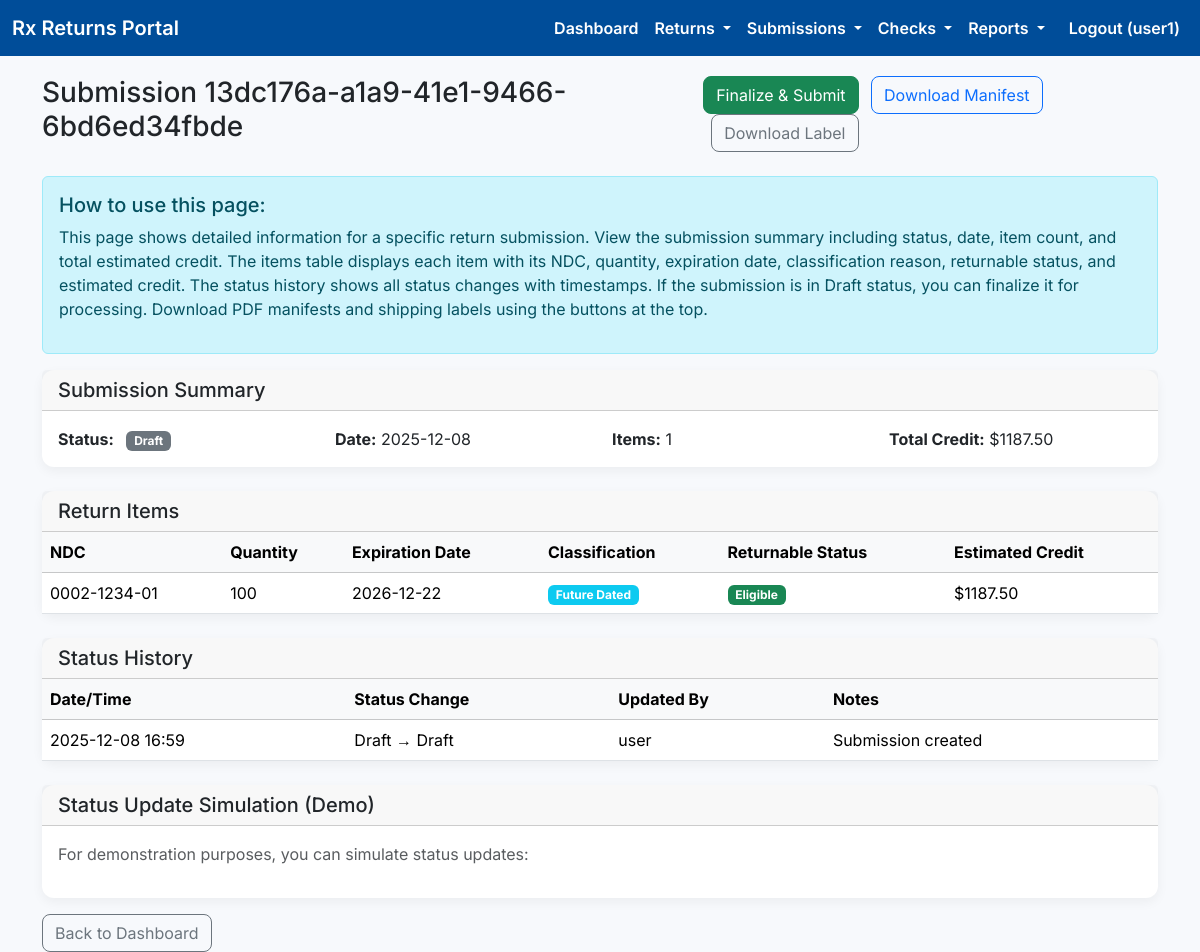
The page /submission/13dc176a-a1a9-41e1-9466-6bd6ed34fbde (signed in) on the database its author committed.
### models.py (models this page shows, shortened)
class User(UserMixin, db.Model):
    __tablename__ = 'users'
    id = db.Column(db.Integer, primary_key=True)
    username = db.Column(db.String(80), unique=True, nullable=False)
    email = db.Column(db.String(120), unique=True, nullable=False)
    password_hash = db.Column(db.String(256), nullable=False)
    company_name = db.Column(db.String(120))
    role = db.Column(db.String(20), nullable=False, default='user')

class Reason(db.Model):
    __tablename__ = 'reasons'
    id = db.Column(db.Integer, primary_key=True)
    name = db.Column(db.String(50), unique=True, nullable=False)
    description = db.Column(db.String(255), nullable=False)

### app.py (models this page shows)
class Submission(db.Model):
    __tablename__ = 'submissions'
    id = db.Column(db.Integer, primary_key=True)
    submission_uuid = db.Column(db.String(36), unique=True, nullable=False, default=lambda: str(uuid.uuid4()))
    user_id = db.Column(db.Integer, db.ForeignKey('users.id'), nullable=False)
    submitter = db.relationship('User', backref='submissions')
    submission_date = db.Column(db.Date, nullable=False, default=date.today)
    status = db.Column(db.String(20), nullable=False, default='Draft')
    tracking_number = db.Column(db.String(100)) # Placeholder for tracking
    status_updated_at = db.Column(db.DateTime, default=datetime.utcnow)
    items = db.relationship('SubmissionItem', backref='submission', lazy=True, cascade="all, delete-orphan")
    status_history = db.relationship('StatusUpdate', backref='submission', lazy=True, cascade="all, delete-orphan")

class SubmissionItem(db.Model):
    __tablename__ = 'submission_items'
    id = db.Column(db.Integer, primary_key=True)
    submission_id = db.Column(db.Integer, db.ForeignKey('submissions.id'), nullable=False)
    ndc = db.Column(db.String(11), nullable=False)
    quantity = db.Column(db.Integer, nullable=False)
    expiration_date = db.Column(db.Date, nullable=False)
    estimated_credit = db.Column(db.Float, default=0.0)
    returnable_status = db.Column(db.String(20), default='Unchecked')
    reason_id = db.Column(db.Integer, db.ForeignKey('reasons.id'))
    reason = db.relationship('Reason', backref='submission_items')

class StatusUpdate(db.Model):
    __tablename__ = 'status_updates'
    id = db.Column(db.Integer, primary_key=True)
    submission_id = db.Column(db.Integer, db.ForeignKey('submissions.id'), nullable=False)
    old_status = db.Column(db.String(20))
    new_status = db.Column(db.String(20), nullable=False)
    updated_at = db.Column(db.DateTime, nullable=False, default=datetime.utcnow)
    updated_by = db.Column(db.String(100)) # Could be 'system' or admin username
    notes = db.Column(db.Text)

### app.py (the view)
@app.route('/submission/<submission_uuid>')
@login_required
def view_submission(submission_uuid):
    submission = Submission.query.filter_by(submission_uuid=submission_uuid, user_id=current_user.id).first_or_404()
    total_credit = sum(item.estimated_credit for item in submission.items)
    return render_template('view_submission.html',
                           title=f'Submission {submission_uuid}',
                           submission=submission,
                           total_credit=total_credit)

### app.py (called while the page is built)
@login_manager.user_loader
def load_user(user_id):
    return User.query.get(int(user_id))

### templates/view_submission.html (shortened to what this page needs)
{% extends "base.html" %}
{% block content %}
<div class="row">
    <div class="col-12">
        <div class="d-flex justify-content-between align-items-center mb-4">
            <h1 class="h3">Submission {{ submission.submission_uuid }}</h1>
            <div>
                {% if submission.status == 'Draft' %}
                <form method="POST" action="{{ url_for('finalize_submission', submission_uuid=submission.submission_uuid) }}" class="d-inline">
                    <button type="submit" class="btn btn-success">Finalize & Submit</button>
                </form>
                {% endif %}
                <a href="{{ url_for('download_manifest', submission_uuid=submission.submission_uuid) }}" class="btn btn-outline-primary ms-2">Download Manifest</a>
                <a href="{{ url_for('download_label', submission_uuid=submission.submission_uuid) }}" class="btn btn-outline-secondary ms-2">Download Label</a>
            </div>
        </div>
        <div class="alert alert-info">
            <h5>How to use this page:</h5>
            <p>This page shows detailed information for a specific return submission. View the submission summary including status, date, item count, and total estimated credit. The items table displays each item with its NDC, quantity, expiration date, classification reason, returnable status, and estimated credit. The status history shows all status changes with timestamps. If the submission is in Draft status, you can finalize it for processing. Download PDF manifests and shipping labels using the buttons at the top.</p>
        </div>
        <div class="card mb-4">
            <div class="card-header">
                <h5 class="mb-0">Submission Summary</h5>
            </div>
            <div class="card-body">
                <div class="row">
                    <div class="col-md-3">
                        <strong>Status:</strong>
                        <span class="badge ms-2
                            {% if submission.status == 'Draft' %}bg-secondary
                            {% elif submission.status == 'Submitted' %}bg-warning
                            {% elif submission.status == 'Received' %}bg-info
                            {% elif submission.status == 'Credited' %}bg-success
                            {% else %}bg-light text-dark{% endif %}">
                            {{ submission.status }}
                        </span>
                    </div>
                    <div class="col-md-3">
                        <strong>Date:</strong> {{ submission.submission_date.strftime('%Y-%m-%d') }}
                    </div>
                    <div class="col-md-3">
                        <strong>Items:</strong> {{ submission.items|length }}
                    </div>
                    <div class="col-md-3">
                        <strong>Total Credit:</strong> ${{ "%.2f"|format(total_credit) }}
                    </div>
                </div>
            </div>
        </div>
        <div class="card">
            <div class="card-header">
                <h5 class="mb-0">Return Items</h5>
            </div>
            <div class="card-body p-0">
                <div class="table-responsive">
                    <table class="table table-hover mb-0">
                        <thead class="table-light">
                            <tr>
                                <th>NDC</th>
                                <th>Quantity</th>
                                <th>Expiration Date</th>
                                <th>Classification</th>
                                <th>Returnable Status</th>
                                <th>Estimated Credit</th>
                            </tr>
                        </thead>
                        <tbody>
                            {% for item in submission.items %}
                            <tr>
                                <td>{{ item.ndc }}</td>
                                <td>{{ item.quantity }}</td>
                                <td>{{ item.expiration_date.strftime('%Y-%m-%d') }}</td>
                                <td>
                                    {% if item.reason %}
                                        <span class="badge bg-info">{{ item.reason.name }}</span>
                                    {% else %}
                                        <span class="text-muted">-</span>
                                    {% endif %}
                                </td>
                                <td>
                                    <span class="badge
                                        {% if item.returnable_status == 'Eligible' %}bg-success
                                        {% elif item.returnable_status == 'Ineligible' or 'Ineligible' in item.returnable_status %}bg-danger
                                        {% else %}bg-warning{% endif %}">
                                        {{ item.returnable_status }}
                                    </span>
                                </td>
                                <td>${{ "%.2f"|format(item.estimated_credit) }}</td>
                            </tr>
                            {% endfor %}
                        </tbody>
                    </table>
                </div>
            </div>
        </div>
        {% if submission.status_history %}
        <div class="card mt-4">
            <div class="card-header">
                <h5 class="mb-0">Status History</h5>
            </div>
            <div class="card-body p-0">
                <div class="table-responsive">
                    <table class="table table-hover mb-0">
                        <thead class="table-light">
                            <tr>
                                <th>Date/Time</th>
                                <th>Status Change</th>
                                <th>Updated By</th>
                                <th>Notes</th>
                            </tr>
                        </thead>
                        <tbody>
                            {% for update in submission.status_history|sort(attribute='updated_at', reverse=True) %}
                            <tr>
                                <td>{{ update.updated_at.strftime('%Y-%m-%d %H:%M') }}</td>
                                <td>
                                    {% if update.old_status %}
                                        {{ update.old_status }} → {{ update.new_status }}
                                    {% else %}
                                        Initial: {{ update.new_status }}
                                    {% endif %}
                                </td>
                                <td>{{ update.updated_by }}</td>
                                <td>{{ update.notes or '-' }}</td>
                            </tr>
                            {% endfor %}
                        </tbody>
                    </table>
                </div>
            </div>
        </div>
        {% endif %}
        {% if submission.status != 'Credited' %}
        <div class="card mt-4">
            <div class="card-header">
                <h5 class="mb-0">Status Update Simulation (Demo)</h5>
            </div>
            <div class="card-body">
                <p class="text-muted">For demonstration purposes, you can simulate status updates:</p>
            </div>
        </div>
        {% endif %}
        <div class="mt-3">
            <a href="{{ url_for('dashboard') }}" class="btn btn-outline-secondary">Back to Dashboard</a>
        </div>
    </div>
</div>
{% endblock %}

### templates/base.html (shortened to what this page needs)
<!DOCTYPE html>
<html lang="en">
<head>
    <link href="https://cdn.jsdelivr.net/npm/bootstrap@5.3.3/dist/css/bootstrap.min.css" rel="stylesheet">
</head>
<body>
    <nav class="navbar navbar-expand-lg">
        <div class="container-fluid">
            <a class="navbar-brand" href="{{ url_for('index') }}">Rx Returns Portal</a>
            <div class="collapse navbar-collapse" id="navbarNav">
                <ul class="navbar-nav ms-auto">
                    {% if current_user.is_authenticated %}
                    <li class="nav-item">
                        <a class="nav-link" href="{{ url_for('dashboard') }}">Dashboard</a>
                    </li>
                    <li class="nav-item dropdown">
                        <a class="nav-link dropdown-toggle" href="#" id="returnsDropdown" role="button" data-bs-toggle="dropdown" aria-expanded="false">
                            Returns
                        </a>
                    </li>
                    <li class="nav-item dropdown">
                        <a class="nav-link dropdown-toggle" href="#" id="submissionsDropdown" role="button" data-bs-toggle="dropdown" aria-expanded="false">
                            Submissions
                        </a>
                    </li>
                    <li class="nav-item dropdown">
                        <a class="nav-link dropdown-toggle" href="#" id="checksDropdown" role="button" data-bs-toggle="dropdown" aria-expanded="false">
                            Checks
                        </a>
                    </li>
                    <li class="nav-item dropdown">
                        <a class="nav-link dropdown-toggle" href="#" id="reportsDropdown" role="button" data-bs-toggle="dropdown" aria-expanded="false">
                            Reports
                        </a>
                    </li>
                    <li class="nav-item">
                        <a class="nav-link btn btn-sm btn-outline-light ms-2" href="{{ url_for('logout') }}">Logout ({{ current_user.username }})</a>
                    </li>
                    {% endif %}
                </ul>
            </div>
        </div>
    </nav>
    <div class="container">
        {% block content %}{% endblock %}
    </div>
</body>
</html>

### templates/base.html (style rules this page uses)
body { font-family: 'Inter', sans-serif; background-color: #f7f9fc; }
.navbar { background-color: #004d99; }
.navbar-brand, .nav-link { color: white !important; font-weight: 600; }
.container { padding-top: 20px; }
.card { border-radius: 12px; box-shadow: 0 4px 12px rgba(0, 0, 0, 0.05); border: none; }
.form-control, .btn { border-radius: 8px; }

### rows shown on the page
User: username "user1"
Submission: submission_uuid "13dc176a-a1a9-41e1-9466-6bd6ed34fbde", status "Draft", submission_date "2025-12-08"
SubmissionItem: ndc "0002-1234-01", quantity "100", expiration_date "2026-12-22", reason.name "Future Dated", returnable_status "Eligible", estimated_credit "1187.50"
StatusUpdate: updated_at "2025-12-08 16:59", old_status "Draft", new_status "Draft", updated_by "user", notes "Submission created"

### other values the page prints
{{ submission.items|length }} "1"
{{ "%.2f"|format(total_credit) }} "1187.50"
